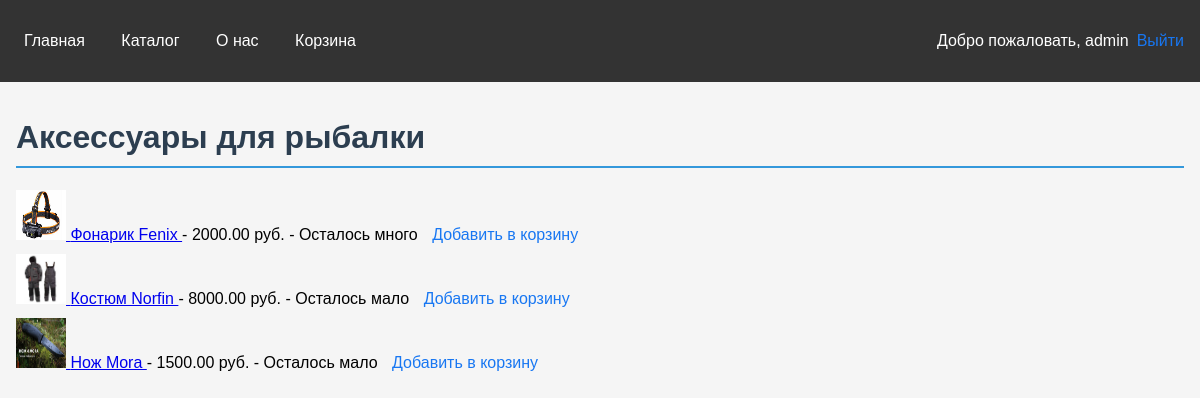
/catalog/4/ (signed in), run on the app's committed database.
### main/models.py (models this page shows, shortened)
class Category(models.Model):
    name = models.CharField(max_length=100)
    parent = models.ForeignKey('self', on_delete=models.CASCADE, null=True, blank=True, related_name='children')

class Product(models.Model):
    name = models.CharField(max_length=100)
    description = models.TextField()
    price = models.DecimalField(max_digits=10, decimal_places=2)
    category = models.ForeignKey(Category, on_delete=models.CASCADE, null=True, blank=True )
    stock = models.PositiveIntegerField(default=0)
    image = models.ImageField(upload_to='products/', null=True, blank=True)
    @property
    def stock_status(self):
        if self.stock > 10:
            return "Осталось много"
        elif self.stock > 0:
            return "Осталось мало"
        else:
            "Нет в наличии"

### main/views.py (the view)
# urls.py: path('catalog/<int:category_id>/', SubCategoryView.as_view(), name='subcategory'),
class SubCategoryView(ListView):
    model = Product
    template_name = 'main/subcategory.html'
    def get_queryset(self):
        self.category = get_object_or_404(Category, id=self.kwargs['category_id'])
        return Product.objects.filter(category=self.category)
    def get_context_data(self, **kwargs):
        context = super().get_context_data(**kwargs)
        context['category'] = self.category
        return context

### main/templates/main/subcategory.html (shortened to what this page needs)
{% extends 'main/base.html' %}
{% block content %}
    <div class="container" style="max-width: 1200px; margin: 0 auto;">
        <h1 style="color: #2c3e50; border-bottom: 2px solid #3498db; padding-bottom: 10px;">{{ category.name }}</h1>
        {% if object_list %}
            <ul style="list-style: none; padding: 0;">
            {% for product in object_list %}
                <li style="margin-bottom: 10px;">
                    <a href="{% url 'product_detail' pk=product.pk %}">
                        {% if product.image %}
                            <img src="{{ product.image.url }}" alt="{{ product.name }}" width="50" height="50">
                        {% else %}
                            <img src="/media/default_product_image.jpg" alt="Default Image" width="50" height="50">
                        {% endif %}
                        {{ product.name }}
                    </a>
                    - {{ product.price }} руб. - {{ product.stock_status }}
                    <a href="{% url 'add_to_cart' product.id %}" style="color: #1877f2; text-decoration: none; margin-left: 10px;">Добавить в корзину</a>
                </li>
            {% endfor %}
            </ul>
        {% else %}
            <p>В этой категории нет товаров.</p>
        {% endif %}
    </div>
{% endblock %}

### main/templates/main/base.html (shortened to what this page needs)
<!DOCTYPE html>
<html lang="ru">
<head>
</head>
<body>
    <header>
        <nav>
            <a href="{% url 'home' %}">Главная</a>
            <a href="{% url 'catalog' %}">Каталог</a>
            <a href="{% url 'about' %}">О нас</a>
            <a href="{% url 'cart' %}">Корзина</a>
        </nav>
        <div class="auth">
            {% if user.is_authenticated %}
                <p>Добро пожаловать, {{ user.username }}</p>
                <a href="{% url 'logout' %}">Выйти</a>
            {% endif %}
        </div>
    </header>
    <main>
        {% block content %}{% endblock %}
    </main>
</body>
</html>

### main/templates/main/base.html (style rules this page uses)
body { font-family: Arial, sans-serif; margin: 0; padding: 0; background-color: #f5f5f5; }
header { background-color: #333; color: white; padding: 1rem; display: flex; justify-content: space-between; align-items: center; }
nav a { color: white; text-decoration: none; margin-right: 1rem; padding: 0.5rem; transition: all 0.3s; }
.auth { display: flex; align-items: center; }
.auth a { color: #1877f2; text-decoration: none; margin-left: 0.5rem; }
main { padding: 1rem; max-width: 1200px; margin: 0 auto; }

### data on the page
Category: name "Аксессуары для рыбалки"
Product: image (picture), name "Фонарик Fenix", price "2000.00", stock_status "Осталось много"
Product: image (picture), name "Костюм Norfin", price "8000.00", stock_status "Осталось мало"
Product: image (picture), name "Нож Mora", price "1500.00", stock_status "Осталось мало"

### other printed values
{{ user.username }} "admin"
